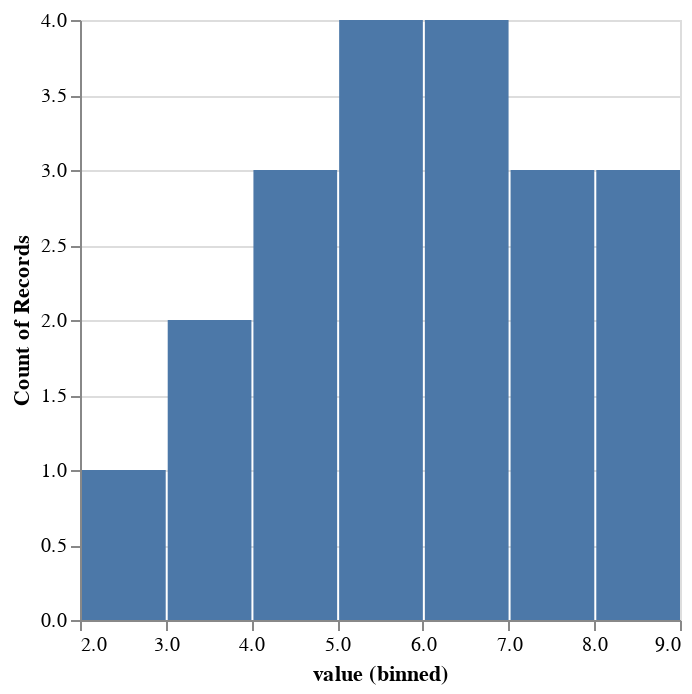

Notebook cell for this chart:
### Code cell
# Создаем DataFrame с данными
data = pd.DataFrame({'value': [4, 5, 2, 7, 6, 8, 3, 5, 7, 4, 6, 5, 6, 7, 3, 4, 5, 6, 8, 9]})

# Создаем объект Chart и указываем данные
chart = alt.Chart(data)

# Описываем тип графика (гистограмма) и кодируем данные
chart.mark_bar().encode(
    alt.X('value:Q', bin=True),  # bin=True указывает, что данные следует разделить на интервалы
    alt.Y('count():Q')
)

### Figure 1 — Vega-Lite specification as saved in the notebook (floating-point values rounded to 4 significant figures)
{"config": {"view": {"continuousWidth": 300, "continuousHeight": 300}}, "data": {"name": "data-72db56e21d617952bba0435d66f96057"}, "mark": {"type": "bar"}, "encoding": {"x": {"bin": true, "field": "value", "type": "quantitative"}, "y": {"aggregate": "count", "type": "quantitative"}}, "$schema": "https://vega.github.io/schema/vega-lite/v5.17.0.json", "datasets": {"data-72db56e21d617952bba0435d66f96057": [{"value": 4}, {"value": 5}, {"value": 2}, {"value": 7}, {"value": 6}, {"value": 8}, {"value": 3}, {"value": 5}, {"value": 7}, {"value": 4}, {"value": 6}, {"value": 5}, {"value": 6}, {"value": 7}, {"value": 3}, {"value": 4}, {"value": 5}, {"value": 6}, {"value": 8}, {"value": 9}]}}
